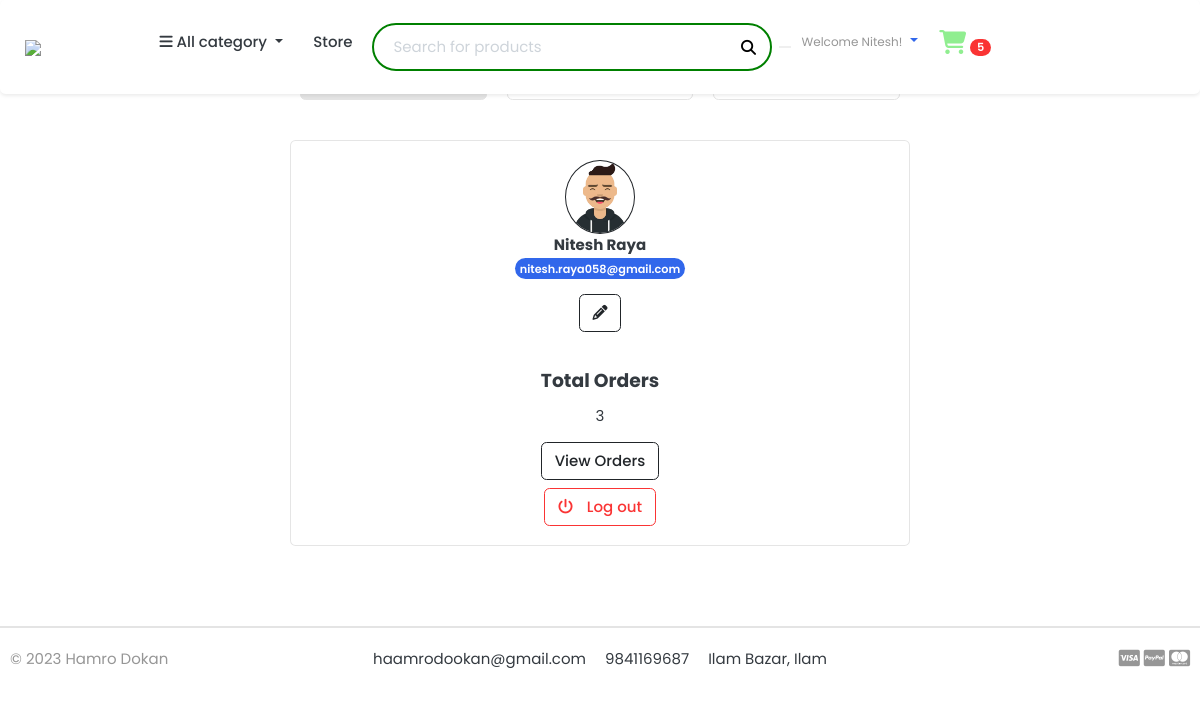
The page /accounts/dashboard/ (signed in) on the database its author committed.
### accounts/models.py (models this page shows, shortened)
class Account(AbstractBaseUser):
    first_name = models.CharField(max_length=50)
    last_name = models.CharField(max_length=50)
    username = models.CharField(max_length=50, unique=True)
    email  = models.EmailField(max_length=100, unique=True)
    phone_number = models.CharField(max_length=100)
    country = models.CharField(max_length=100, blank=True)
    date_joined = models.DateTimeField(auto_now_add=True)
    last_login = models.DateTimeField(auto_now_add=True)
    is_admin = models.BooleanField(default=False)
    is_staff = models.BooleanField(default=False)
    is_active = models.BooleanField(default=False)
    is_superadmin = models.BooleanField(default=False)
    USERNAME_FIELD  = 'email' #this is to make email default login method
    REQUIRED_FIELDS = ['first_name','last_name','username']
    objects = MyAccountManager() #informing this class about the above class

class UserProfile(models.Model):
    user = models.OneToOneField(Account, on_delete=models.CASCADE)
    state = models.CharField(max_length=50, blank=True)
    area = models.CharField(max_length=50, blank=True)
    profile_picture = models.ImageField(blank=True, upload_to='userprofile')
    address = models.CharField(blank=True, max_length=100)

### accounts/views.py (the view)
# urls.py: path("dashboard/", views.dashboard, name='dashboard'),
@login_required(login_url='login')
def dashboard(request):
    user = request.user
    orders = Order.objects.order_by('-created_at').filter(user__id=request.user.id, is_ordered=True)
    orders_count = orders.count()
    if UserProfile.objects.filter(user=user).exists():
        userprofile = UserProfile.objects.get(user=user)
        redirect('dashboard')
    else:
        userprofile = UserProfile.objects.create(user=user)
    context = {
        'user': user,
        'orders_count' : orders_count,
        "userprofile":userprofile,
    }
    return render(request,'accounts/dashboard.html',context)

### carts/context_processors.py (called while the page is built)
def counter(request):
    cart_count = 0
    if 'admin' in request.path:
        return {}
    else:
        try:
            cart = Cart.objects.filter(cart_id=_cart_id(request))
            if request.user.is_authenticated:
                cart_items = CartItem.objects.filter(user=request.user)
            else:
                cart_items = CartItem.objects.all().filter(cart=cart[:1])
            for cart_item in cart_items:
                cart_count += cart_item.quantity
        except Cart.DoesNotExist:
            cart_count = 0
    return dict(cart_count=cart_count)

### carts/views.py (called while the page is built)
def _cart_id(request):
    cart = request.session.session_key
    if not cart:
        cart = request.session.create()
    return cart

### category/context_processors.py (called while the page is built)
def menu_links(request):
    link = Category.objects.all()
    return dict(links=link)

### category/models.py (called while the page is built)
    def get_url(self):
        return reverse('product_by_category', args=[self.slug])

### templates/accounts/dashboard.html
{% extends 'base.html' %}
{% block content %}
{% include 'includes/navbar.html' %}
<section class="section-content padding-y">
  <div class="container">
    {% include 'includes/dashitem.html' %}
    <div class="card mx-auto" style="max-width: 600px;border: none;margin-bottom: 40px;">
      <div class="row justify-content-center align-items-center h-100">
        <div class="card col-md-12">
          <div class="card-body text-center">
            <img src="{% if userprofile.profile_picture %}{{userprofile.profile_picture.url}}{% endif %}"
            alt="Profile Picture" class="img-fluid rounded-circle border border-dark border-3" style="width: 70px;"><br>
            <strong class="d-inline-block">{{user.first_name}} {{user.last_name}}</strong><br>
            <span class="badge badge-primary rounded-pill d-inline">{{user.email}}</span>
            <br>
            <a class="btn btn-outline-dark mt-3" href="{% url 'editProfile' %}"><i class="fa fa-pencil"
                aria-hidden="true"></i></a>
          </div>
          <div class="card-body text-center">
            <h5 class="card-title">Total Orders</h5>
            <p class="card-text">{{orders_count}}</p>
            <a href="{% url 'myOrders' %}" class="btn btn-outline-dark">View Orders</a><br>
            <a class="btn btn-outline-danger mt-2" href="{% url 'logout' %}"> <i class="fa fa-power-off"></i> <span
                class="text">Log out</span> </a>
          </div>
        </div>
      </div>
    </div>
  </div>
</section>
{% endblock content %}

### templates/includes/navbar.html (shortened to what this page needs)
{% load static %}
<header class="section-header">
    <nav class="navbar navbar-expand-sm fixed-top shadow-sm mb-5 bg-white rounded" id="n">
        <div class="container py-3">
            <a href="{% url 'home' %}" class="navbar-brand ">
                <img class="logo" src="{% static 'images/logo_Rm_bg.png' %}">
            </a>
            <div class="collapse navbar-collapse" id="navbarContent">
                <ul class="navbar-nav">
                    <li class="nav-item dropdown">
                        <a class="nav-link btn dropdown-toggle btn" href="#" id="categoriesDropdown" role="button" data-toggle="dropdown" aria-haspopup="true" aria-expanded="false">
                            <i class="fa fa-bars"></i> All category
                        </a>
                    </li>
                    <li class="nav-item">
                        <a href="{% url 'store' %}" class=" ml-2 mr-2 nav-link btn">Store</a>
                    </li>
                    <li class="nav-item">
                        <form action="{% url 'search' %}" class="form-inline my-2 my-lg-0" method="GET">
                            <input class="form-control mr-sm-2" type="text" placeholder="Search for products" name="keyword" id="nav-search">
                            <button type="submit"><i class="fa fa-search"></i></button>
                        </form>
                    </li>
                    <li class="nav-item dropdown ml-auto">
                        <a href="#" class="nav-link dropdown-toggle" id="userDropdown" role="button" data-toggle="dropdown" aria-haspopup="true" aria-expanded="false">
                            {% if user.id is not None %}
                                <small class="text-muted">Welcome {{user.first_name}}!</small>
                            {% else %}
                                <small class="text-muted">Welcome Guest!</small>
                            {% endif %}
                        </a>
                    </li>
                    <li class="nav-item">
                        <a href="{% url 'cart' %}" class="nav-link" aria-label="Cart">
                          <i class="fas fa-shopping-cart" id="kart" data-toggle="tooltip" data-placement="bottom" title="View Cart"></i>
                          <span class="badge badge-pill badge-danger">{{ cart_count }}</span>
                        </a>
                    </li>
                </ul>
            </div>
        </div>
    </nav>
</header>

### static/css/ui.css (style rules this page uses)
html { font-family: "Inter", sans-serif; font-size: 15px; }
.padding-y { padding-top: 40px; padding-bottom: 40px; }
.bg-white { background-color: #fff; }
.brand-wrap .logo, .navbar-brand .logo { margin-right: 7px; max-height: 42px; display: inline-block; }
.btn i + .text { margin-left: 10px; }

### templates/includes/navbar.html (style rules this page uses)
* { font-family: poppins; }
.navbar-brand { margin-right:100px; }
#nav-search { border: 2px solid green ; border-radius: 100px; color: #000; height: fit-content; width: 400px; padding-top: 11px; padding-bottom: 11px; font-size: 15px; }
.fa-search { position: absolute; left: auto; top: 50%; transform: translateY(-50%); }
#kart { font-size: 24px; color: lightgreen; }
.form-inline { position: relative; }
.form-inline .form-control { padding-left: 20px; }
.form-inline .fa-search { position: right; right: 35px; top: 50%; transform: translateY(-50%); }
.form-inline button { outline:none; border:none; }

### rows shown on the page
Account: first_name "Nitesh", last_name "Raya", email "nitesh.raya058@gmail.com"
UserProfile: profile_picture (picture)

### other values the page prints
{{ cart_count }} "5"
{{ orders_count }} "3"
